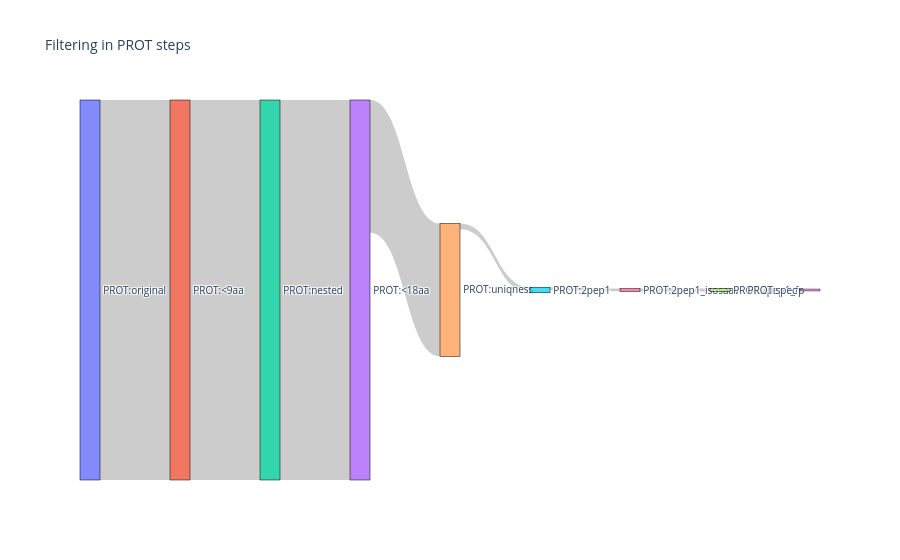

Here is the notebook cell this chart was saved with:
### Code cell
sankey_stepwise(hpp_countdown_df, 'prot',plot_dir,"hpp")

### Figure 1 — Plotly figure (JSON) as saved in the notebook; plotly's stock layout.template omitted (floating-point values rounded to 4 significant figures)
{"data": [{"link": {"source": [0, 1, 2, 3, 4, 5, 6, 7], "target": [1, 2, 3, 4, 5, 6, 7, 8], "value": [412, 412, 412, 144, 6, 3, 3, 2]}, "node": {"label": ["PROT:original", "PROT:<9aa", "PROT:nested", "PROT:<18aa", "PROT:uniqness", "PROT:2pep1", "PROT:2pep1_isosaav", "PROT:2pep1_fp", "PROT:spec"], "line": {"color": "black", "width": 0.5}, "pad": 15, "thickness": 20}, "type": "sankey"}], "layout": {"font": {"size": 10}, "title": {"text": "Filtering in PROT steps"}}}
